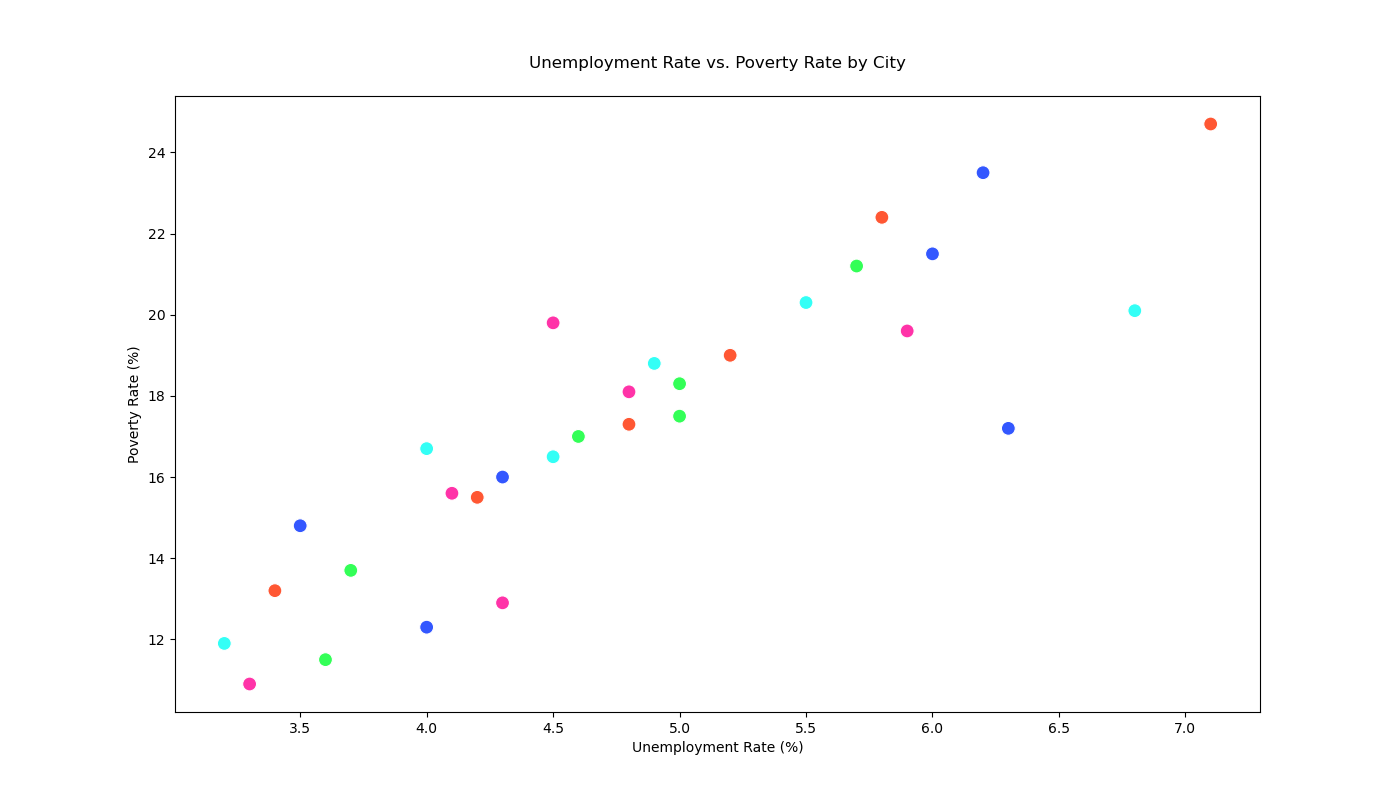

The script that drew this image:

import pandas as pd
import seaborn as sns
import matplotlib.pyplot as plt

data = {
    "City": ["New York", "Los Angeles", "Chicago", "Houston", "Phoenix", 
             "Philadelphia", "San Antonio", "San Diego", "Dallas", "San Jose",
             "Austin", "Jacksonville", "Fort Worth", "Columbus", "Charlotte",
             "Indianapolis", "Seattle", "Denver", "Boston", "El Paso",
             "Detroit", "Nashville", "Memphis", "Portland", "Las Vegas", 
             "Louisville", "Baltimore", "Milwaukee", "Albuquerque", "Tucson"],
    "UnemploymentRate": [4.2, 5.0, 6.3, 4.5, 4.0, 
                         5.8, 4.6, 3.5, 4.1, 3.2, 
                         3.4, 5.0, 4.3, 4.8, 4.5, 
                         5.2, 3.6, 4.0, 3.3, 5.5, 
                         7.1, 3.7, 6.0, 4.3, 6.8, 
                         4.8, 5.7, 6.2, 5.9, 4.9],
    "PovertyRate": [15.5, 18.3, 17.2, 19.8, 16.7, 
                    22.4, 17.0, 14.8, 15.6, 11.9, 
                    13.2, 17.5, 16.0, 18.1, 16.5, 
                    19.0, 11.5, 12.3, 10.9, 20.3, 
                    24.7, 13.7, 21.5, 12.9, 20.1, 
                    17.3, 21.2, 23.5, 19.6, 18.8]
}

df = pd.DataFrame(data)

plt.figure(figsize=(14, 8))

scatter_plot = sns.scatterplot(x="UnemploymentRate", y="PovertyRate", data=df, s=100,
                               palette=["#FF5733", "#33FF57", "#3357FF", "#FF33A8", "#33FFF6"],
                               hue="City", legend=False)

scatter_plot.set_title("Unemployment Rate vs. Poverty Rate by City", pad=20)
scatter_plot.set_xlabel("Unemployment Rate (%)")
scatter_plot.set_ylabel("Poverty Rate (%)")

plt.show()
